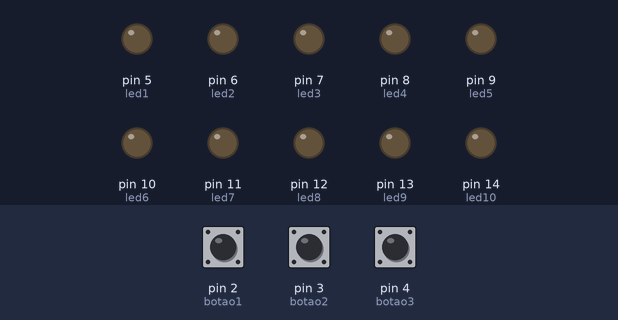
This sketch was run on a simulated Arduino Uno, built with avr-gcc and run on an emulated ATmega328P. On the bench: output pins drawn as LEDs (lit = HIGH). The inputs (shaded band) are chosen by the test bench; at power-on: pin 3 (botao2) LOW, pin 2 (botao1) LOW, pin 4 (botao3) LOW.

Above: at 1.2 s.
1.3 s: pin 3 (botao2) pulled HIGH for 0.15 s
At 1.4 s:
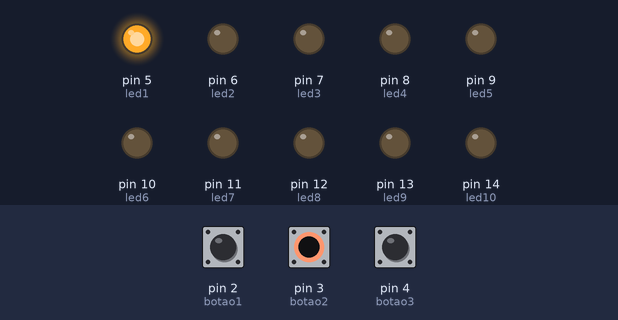
4.3 s: pin 2 (botao1) pulled HIGH for 3.2 s
At 5.1 s:
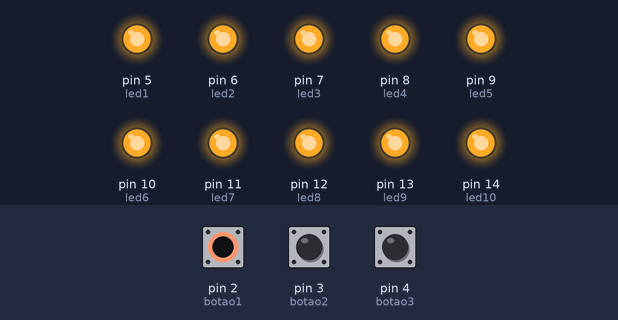
9.8 s: pin 4 (botao3) pulled HIGH for 0.15 s
At 11.3 s:
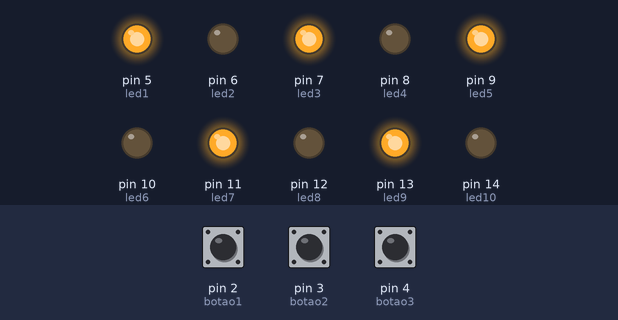
12.8 s: pin 4 (botao3) pulled HIGH for 3.2 s
At 18.5 s:
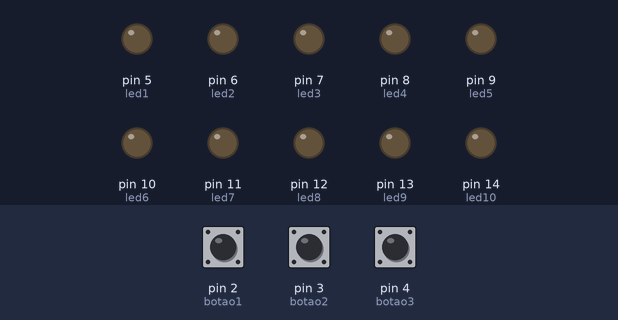
18.7 s: pin 4 (botao3) pulled HIGH for 1 s
At 21.7 s:
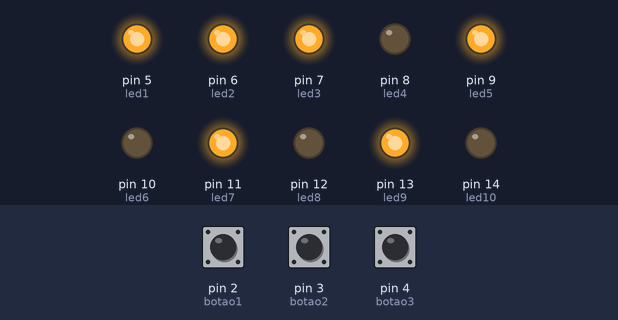
Timing chart, 0 to 23.7 s (numbered marks = the images above; inputs shaded):
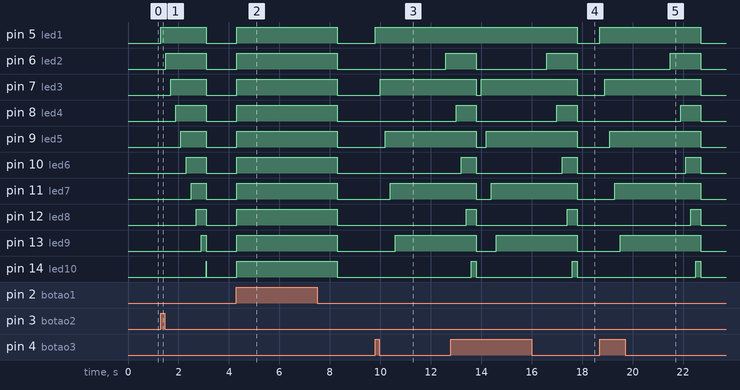

Measured:
- after the input at 1.3 s, pin 5 (led1): LOW → HIGH at once, → LOW 1.8 s later; pin 6 (led2): LOW → HIGH after 0.20 s, → LOW 1.6 s later; pin 7 (led3): LOW → HIGH after 0.40 s, → LOW 1.4 s later; pin 8 (led4): LOW → HIGH after 0.60 s, → LOW 1.2 s later; pin 9 (led5): LOW → HIGH after 0.80 s, → LOW 1.0 s later
- after the input at 4.3 s, pin 5 (led1), pin 6 (led2), pin 7 (led3), pin 8 (led4), pin 9 (led5), pin 10 (led6), pin 11 (led7), pin 12 (led8), pin 13 (led9), pin 14 (led10): LOW → HIGH at once, → LOW 4.0 s later
- after the input at 9.8 s, pin 5 (led1): LOW → HIGH at once; pin 6 (led2): LOW → HIGH after 2.8 s; pin 7 (led3): LOW → HIGH after 0.20 s; pin 9 (led5): LOW → HIGH after 0.40 s; pin 11 (led7): LOW → HIGH after 0.60 s
- after the input at 12.8 s, pin 5 (led1): HIGH → LOW after 5.0 s instead of 1.0 s
- after the input at 18.7 s, pin 5 (led1): LOW → HIGH at once, → LOW 4.0 s later; pin 6 (led2): LOW → HIGH after 2.8 s, → LOW 1.2 s later; pin 7 (led3): LOW → HIGH after 0.20 s, → LOW 3.8 s later; pin 8 (led4): LOW → HIGH after 3.2 s, → LOW 0.80 s later; pin 9 (led5): LOW → HIGH after 0.40 s, → LOW 3.6 s later

The sketch:

codigo.ino
```cpp
const int botao1 = 2;
const int botao2 = 3;
const int botao3 = 4;
const int led1 = 5;
const int led2 = 6;
const int led3 = 7;
const int led4 = 8;
const int led5 = 9;
const int led6 = 10;
const int led7 = 11;
const int led8 = 12;
const int led9 = 13;
const int led10 = 14;

int valor1;
int valor2;
int valor3;

void setup()
{
  pinMode(botao1, INPUT);
  pinMode(botao2, INPUT);
  pinMode(botao3, INPUT);

  pinMode(led1, OUTPUT);
  pinMode(led2, OUTPUT);
  pinMode(led3, OUTPUT);
  pinMode(led4, OUTPUT);
  pinMode(led5, OUTPUT);
  pinMode(led6, OUTPUT);
  pinMode(led7, OUTPUT);
  pinMode(led8, OUTPUT);
  pinMode(led9, OUTPUT);
  pinMode(led10, OUTPUT);

}

void loop()
{
 valor1 = digitalRead(botao1);
 valor2 = digitalRead(botao2);
 valor3 = digitalRead(botao3);

  if(valor1){
   acendetudoapaga();
  }else{
    apagatudo();
  }

  if(valor2){
   piscapisca();
  }else{
    apagatudo();
  }

  if(valor3){
   piscaintercalado();
  }else{
      apagatudo();
    }

}


  void acendetudoapaga()
  {
    digitalWrite(led1, HIGH);
    digitalWrite(led2, HIGH);
    digitalWrite(led3, HIGH);
    digitalWrite(led4, HIGH);
    digitalWrite(led5, HIGH);
    digitalWrite(led6, HIGH);
    digitalWrite(led7, HIGH);
    digitalWrite(led8, HIGH);
    digitalWrite(led9, HIGH);
    digitalWrite(led10, HIGH);
    delay(1000);
    digitalWrite(led1, LOW);
    digitalWrite(led2, LOW);
    digitalWrite(led3, LOW);
    digitalWrite(led4, LOW);
    digitalWrite(led5, LOW);
    digitalWrite(led6, LOW);
    digitalWrite(led7, LOW);
    digitalWrite(led8, LOW);
    digitalWrite(led9, LOW);
    digitalWrite(led10, LOW);
  }

  void piscapisca()
  {
    digitalWrite(led1, HIGH);
    delay(200);
    digitalWrite(led2, HIGH);
    delay(200);
    digitalWrite(led3, HIGH);
    delay(200);
    digitalWrite(led4, HIGH);
    delay(200);
    digitalWrite(led5, HIGH);
    delay(200);
    digitalWrite(led6, HIGH);
    delay(200);
    digitalWrite(led7, HIGH);
    delay(200);
    digitalWrite(led8, HIGH);
    delay(200);
    digitalWrite(led9, HIGH);
    delay(200);
    digitalWrite(led10, HIGH);
    delay(10);
    digitalWrite(led1, LOW);
    digitalWrite(led2, LOW);
    digitalWrite(led3, LOW);
    digitalWrite(led4, LOW);
    digitalWrite(led5, LOW);
    digitalWrite(led6, LOW);
    digitalWrite(led7, LOW);
    digitalWrite(led8, LOW);
    digitalWrite(led9, LOW);
    digitalWrite(led10, LOW);
  }

  void piscaintercalado()
  {
    digitalWrite(led1, HIGH);
    delay(200);
    digitalWrite(led3, HIGH);
    delay(200);
    digitalWrite(led5, HIGH);
    delay(200);
    digitalWrite(led7, HIGH);
    delay(200);
    digitalWrite(led9, HIGH);
    delay(2000);
    digitalWrite(led2, HIGH);
    delay(200);
    digitalWrite(led2, HIGH);
    delay(200);
    digitalWrite(led4, HIGH);
    delay(200);
    digitalWrite(led6, HIGH);
    delay(200);
    digitalWrite(led8, HIGH);
    delay(200);
    digitalWrite(led10, HIGH);
    delay(200);
    digitalWrite(led1, LOW);
    digitalWrite(led2, LOW);
    digitalWrite(led3, LOW);
    digitalWrite(led4, LOW);
    digitalWrite(led5, LOW);
    digitalWrite(led6, LOW);
    digitalWrite(led7, LOW);
    digitalWrite(led8, LOW);
    digitalWrite(led9, LOW);
    digitalWrite(led10, LOW);
  }

  void apagatudo()
  {
    digitalWrite(led1, LOW);
    digitalWrite(led2, LOW);
    digitalWrite(led3, LOW);
    digitalWrite(led4, LOW);
    digitalWrite(led5, LOW);
    digitalWrite(led6, LOW);
    digitalWrite(led7, LOW);
    digitalWrite(led8, LOW);
    digitalWrite(led9, LOW);
    digitalWrite(led10, LOW);
  }
```
